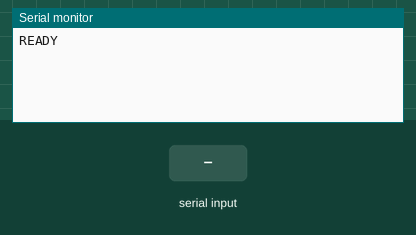
A sketch run on a simulated ESP32-S3. On the bench: the last lines printed to the serial monitor. Inputs (shaded band) come from the test bench.

Above: at 1.7 s.
1.8 s: "HELLO\n" received over Serial
At 2.6 s:
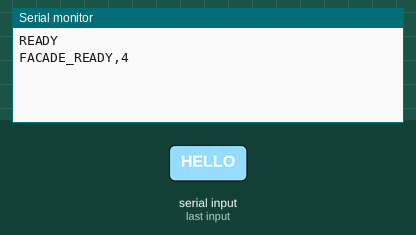
3.3 s: "90,45\n" received over Serial
At 3.8 s:
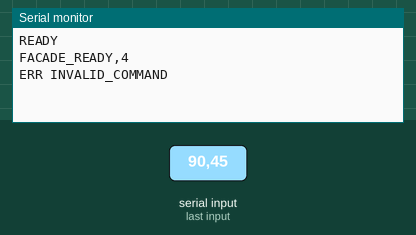

Measured:
- after the input at 1.8 s, the serial monitor: prints a new line at once (image 1)
- after the input at 3.3 s, the serial monitor: prints a new line at once (image 2)

The sketch:

ESP32S3_Facade_WebSerial.ino
```cpp
/*
 * ESP32-S3 + PCA9685 + 4 SG90 servos
 * Install Adafruit PWM Servo Driver Library in Arduino IDE.
 * ESP32-S3 GPIO8 -> PCA9685 SDA, GPIO9 -> SCL
 * ESP32-S3 3V3 -> PCA9685 VCC, GND -> GND
 * PCA9685 channels 0..3 -> SG90 motors 1..4
 * IMPORTANT: Servo V+ needs its own verified REGULATED 5V supply.
 * Never use an unregulated 2-cell Li-ion holder directly on servo V+.
 */
#include <Wire.h>
#include <Adafruit_PWMServoDriver.h>

Adafruit_PWMServoDriver pwm(0x40);
constexpr int MIN_ANGLE = 0;
constexpr int MAX_ANGLE = 180;

void setMotor(int motor, int angle) {
  // 205..410 ticks at 50 Hz ~= 1..2 ms pulse width.
  int pulse = map(angle, 0, 180, 205, 410);
  pwm.setPWM(motor - 1, 0, pulse);
}

void setup() {
  Serial.begin(115200);
  Serial.setTimeout(100);
  Wire.begin(8, 9);
  if (!pwm.begin()) {
    Serial.println("ERR PCA9685_NOT_FOUND");
    while (true) delay(1000);
  }
  pwm.setPWMFreq(50);
  delay(500);
  // No automatic servo movement on boot.
  Serial.println("READY");
}

void loop() {
  if (!Serial.available()) return;
  String line = Serial.readStringUntil('\n');
  line.trim();
  if (line == "HELLO") {
    Serial.println("FACADE_READY,4");
    return;
  }
  int motor = 0, angle = 0;
  char extra = 0;
  // The trailing %c rejects malformed commands such as 1,90,garbage.
  if (sscanf(line.c_str(), "%d,%d %c", &motor, &angle, &extra) == 2 &&
      motor >= 1 && motor <= 4 &&
      angle >= MIN_ANGLE && angle <= MAX_ANGLE) {
    setMotor(motor, angle);
    Serial.println("OK");
  } else {
    Serial.println("ERR INVALID_COMMAND");
  }
}
```
